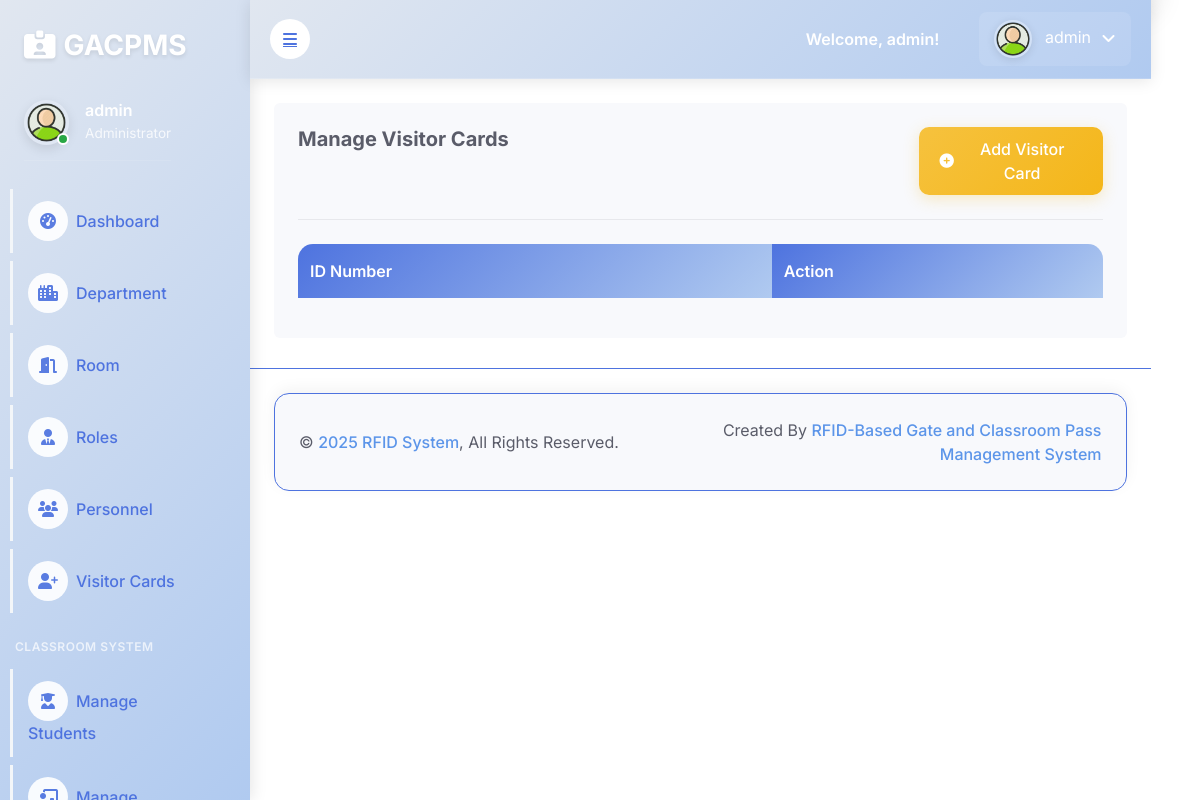
The app's page /admin/visitor.php, older data.
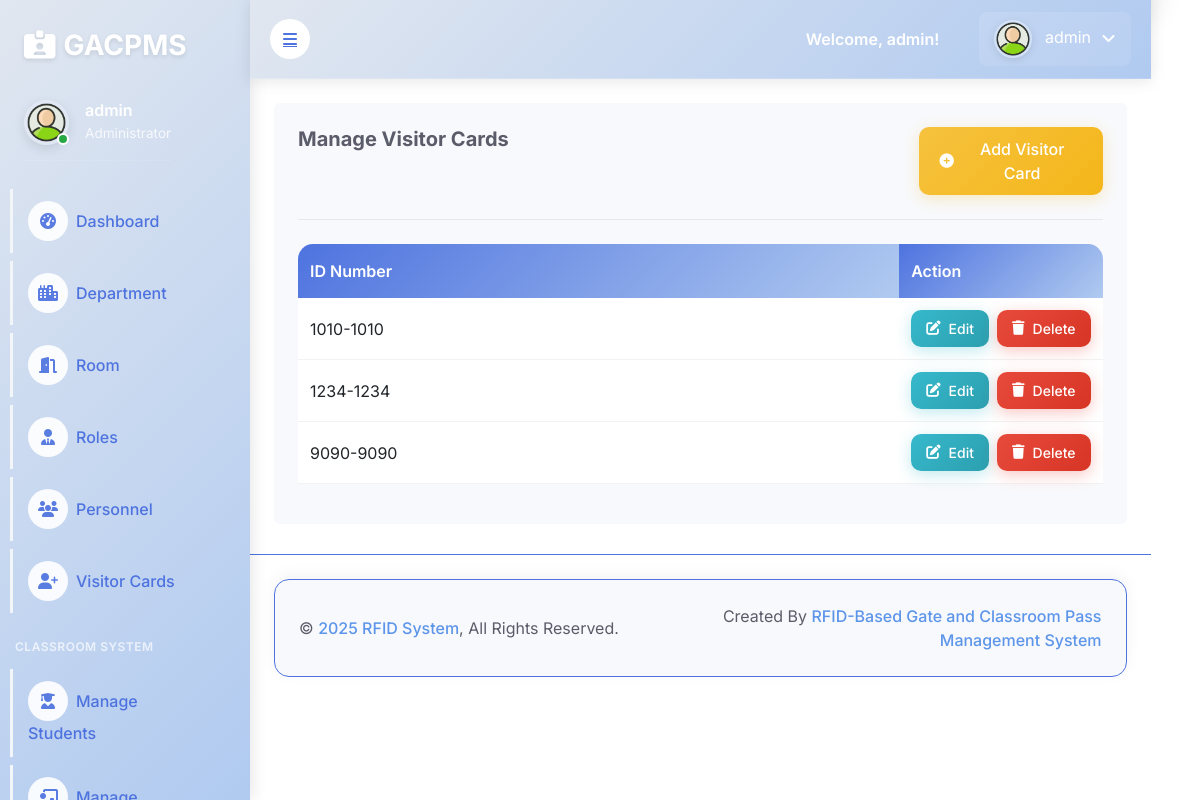
The same page, newer data.
### tables this page shows
CREATE TABLE `visitor` (
  `id` int(11) NOT NULL,
  `name` varchar(50) NOT NULL,
  `department` varchar(50) NOT NULL,
  `contact_number` varchar(100) NOT NULL,
  `address` varchar(100) NOT NULL,
  `purpose` varchar(225) NOT NULL,
  `sex` varchar(11) NOT NULL,
  `photo` varchar(225) NOT NULL,
  `rfid_number` varchar(100) NOT NULL,
  `v_code` varchar(100) NOT NULL
);

### admin/visitor.php (the view, shortened to what this page needs)
<!DOCTYPE html>
<html lang="en">
<?php include 'header.php'; ?>
<head>
    <link href="https://cdn.jsdelivr.net/npm/bootstrap@5.3.0/dist/css/bootstrap.min.css" rel="stylesheet">
    <link rel="stylesheet" href="https://cdnjs.cloudflare.com/ajax/libs/font-awesome/6.4.0/css/all.min.css">
    <link rel="stylesheet" href="https://cdn.datatables.net/1.13.6/css/dataTables.bootstrap5.min.css">
    <link rel="stylesheet" href="https://cdn.jsdelivr.net/npm/sweetalert2@11/dist/sweetalert2.min.css">
</head>
<body>
    <div class="container-fluid position-relative bg-white d-flex p-0">
        <?php include 'sidebar.php'; ?>
        <div class="content">
            <?php include 'navbar.php'; ?>
            <div class="container-fluid pt-4 px-4">
                <div class="col-sm-12 col-xl-12">
                    <div class="col-sm-12 col-xl-12">
                        <div class="bg-light rounded h-100 p-4">
                            <div class="row">
                                <div class="col-9">
                                    <h6 class="mb-4">Manage Visitor Cards</h6>
                                </div>
                                <div class="col-3 d-flex justify-content-end">
                                    <button type="button" class="btn btn-add" data-bs-toggle="modal" data-bs-target="#visitorModal">
                                        <i class="fas fa-plus-circle"></i> Add Visitor Card
                                    </button>
                                </div>
                            </div>
                            <hr>
                            <div class="table-responsive">
                                <table class="table table-border" id="myDataTable">
                                    <thead>
                                        <tr>
                                            <th scope="col" style="text-align:left;">ID Number</th>
                                            <th scope="col">Action</th>
                                        </tr>
                                    </thead>
                                    <tbody>
                                        <?php include '../connection.php'; ?>
                                        <?php $results = mysqli_query($db, "SELECT * FROM visitor"); ?>
                                        <?php while ($row = mysqli_fetch_array($results)) { ?>
                                        <tr class="table-<?php echo $row['id'];?>">
                                            <td style="text-align:left;" class="rfid_number"><?php echo $row['rfid_number']; ?></td>
                                            <td width="14%">
                                                <div class="action-buttons">
                                                    <button rfid_number="<?php echo $row['rfid_number'];?>"
                                                            data-id="<?php echo $row['id'];?>"
                                                            class="btn btn-sm btn-edit e_visitor_id">
                                                        <i class="fas fa-edit"></i> Edit
                                                    </button>
                                                    <button rfid_number="<?php echo $row['rfid_number'];?>"
                                                            data-id="<?php echo $row['id']; ?>"
                                                            class="btn btn-sm btn-delete d_visitor_id">
                                                        <i class="fas fa-trash"></i> Delete
                                                    </button>
                                                </div>
                                            </td>
                                        </tr>
                                        <?php } ?>
                                    </tbody>
                                </table>
                            </div>
                        </div>
                    </div>
                </div>
            </div>
            <?php include 'footer.php'; ?>
        </div>
         <a href="#" class="btn btn-lg btn-warning btn-lg-square back-to-top"><i class="bi bi-arrow-up"></i></a>
    </div>
</body>
</html>

Row changes from the older to the newer data that the page shows:
added visitor: rfid_number "1010-1010"
added visitor: rfid_number "1234-1234"
added visitor: rfid_number "9090-9090"
